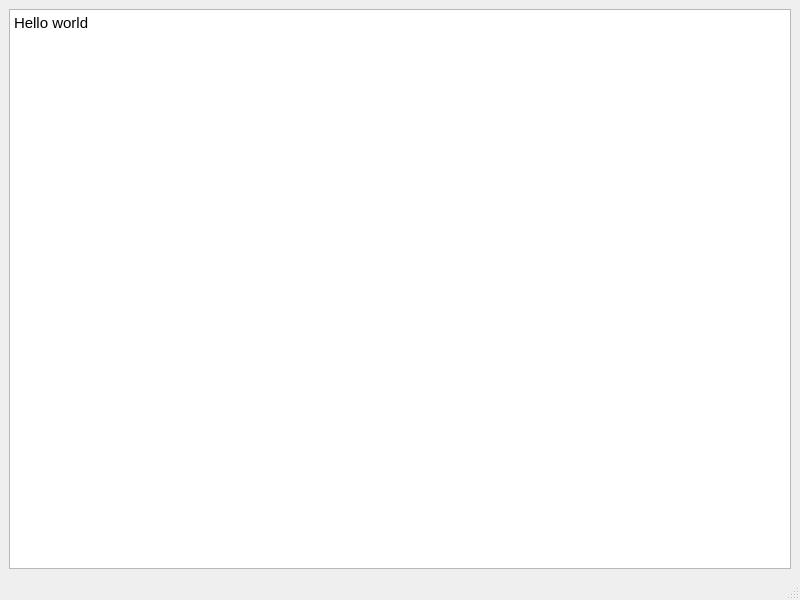
<?xml version="1.0" encoding="UTF-8"?>
<ui version="4.0">
 <class>MainWindow</class>
 <widget class="QMainWindow" name="MainWindow">
  <property name="geometry">
   <rect>
    <x>0</x>
    <y>0</y>
    <width>800</width>
    <height>600</height>
   </rect>
  </property>
  <property name="windowTitle">
   <string>MainWindow</string>
  </property>
  <widget class="QWidget" name="centralwidget">
   <layout class="QGridLayout" name="gridLayout">
    <item row="0" column="0">
     <widget class="QTextEdit" name="textEdit">
      <property name="html">
       <string>&lt;!DOCTYPE HTML PUBLIC &quot;-//W3C//DTD HTML 4.0//EN&quot; &quot;http://www.w3.org/TR/REC-html40/strict.dtd&quot;&gt;
&lt;html&gt;&lt;head&gt;&lt;meta name=&quot;qrichtext&quot; content=&quot;1&quot; /&gt;&lt;style type=&quot;text/css&quot;&gt;
p, li { white-space: pre-wrap; }
&lt;/style&gt;&lt;/head&gt;&lt;body style=&quot; font-family:'Ubuntu'; font-size:11pt; font-weight:400; font-style:normal;&quot;&gt;
&lt;p style=&quot; margin-top:0px; margin-bottom:0px; margin-left:0px; margin-right:0px; -qt-block-indent:0; text-indent:0px;&quot;&gt;Hello world&lt;/p&gt;
&lt;p style=&quot;-qt-paragraph-type:empty; margin-top:0px; margin-bottom:0px; margin-left:0px; margin-right:0px; -qt-block-indent:0; text-indent:0px;&quot;&gt;&lt;br /&gt;&lt;/p&gt;&lt;/body&gt;&lt;/html&gt;</string>
      </property>
     </widget>
    </item>
   </layout>
  </widget>
  <widget class="QMenuBar" name="menubar">
   <property name="geometry">
    <rect>
     <x>0</x>
     <y>0</y>
     <width>800</width>
     <height>22</height>
    </rect>
   </property>
  </widget>
  <widget class="QStatusBar" name="statusbar"/>
 </widget>
 <resources/>
 <connections/>
</ui>
